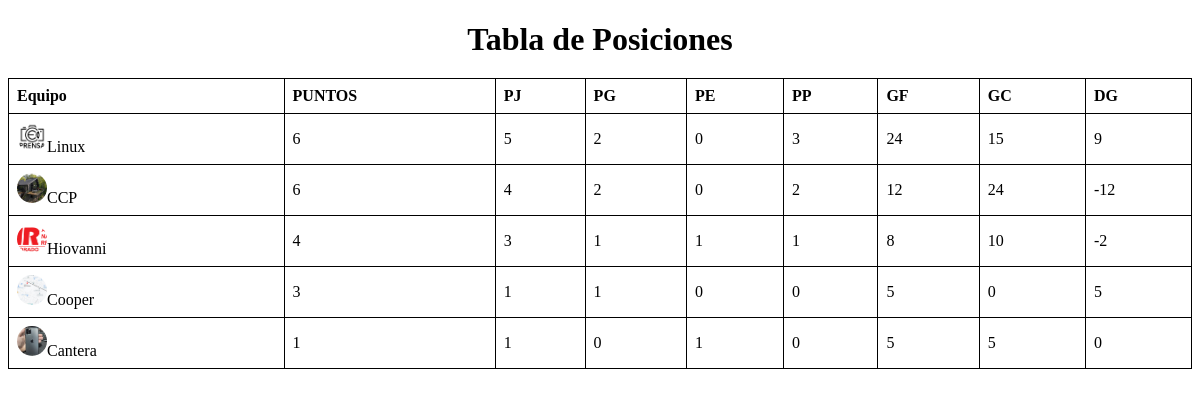
Screenshot of /tabla-posiciones/ with the database file from the repository.
### cping23/models.py (models this page shows, shortened)
class TablaPosiciones(models.Model):
    equipo = models.ForeignKey(Equipo, on_delete=models.CASCADE)
    puntos = models.PositiveIntegerField(default=0)
    partidos_jugados = models.PositiveIntegerField(default=0)
    partidos_ganados = models.PositiveIntegerField(default=0)
    partidos_empatados = models.PositiveIntegerField(default=0)
    partidos_perdidos = models.PositiveIntegerField(default=0)
    goles_favor = models.PositiveIntegerField(default=0)
    goles_contra = models.PositiveIntegerField(default=0)
    diferencia_goles = models.IntegerField(default=0)

class Equipo(models.Model):
    nombre = models.CharField(max_length=100)
    imagen = models.ImageField(blank=True, null=True)

### cping23/views.py (the view)
# urls.py: path('tabla-posiciones/', views.tabla_posiciones, name='tabla_posiciones'),
def tabla_posiciones(request):
    posiciones = TablaPosiciones.objects.order_by('-puntos', '-goles_favor')
    context = {
        'posiciones': posiciones
    }
    return render(request, 'tabla_posiciones.html', context)

### templates/tabla_posiciones.html (shortened to what this page needs)
{% load static %}
<!DOCTYPE html>
<html>
<head>
    <link rel="stylesheet" type="text/css" href="{% static 'css/style.css' %}">
</head>
<body>
    <h1>Tabla de Posiciones</h1>
    <table id="tabla-posiciones">
        <thead>
            <tr>
                <th>Equipo</th>
                <th>PUNTOS</th>
                <th>PJ</th>
                <th>PG</th>
                <th>PE</th>
                <th>PP</th>
                <th>GF</th>
                <th>GC</th>
                <th>DG</th>
            </tr>
        </thead>
        <tbody>
            {% for posicion in posiciones %}
                <tr>
                    <td><img src="{% static "image/" %}{{ posicion.equipo.imagen }}" alt="" class="equipo-img">{{ posicion.equipo.nombre }}</td>
                    <td>{{ posicion.puntos }}</td>
                    <td>{{ posicion.partidos_jugados }}</td>
                    <td>{{ posicion.partidos_ganados }}</td>
                    <td>{{ posicion.partidos_empatados }}</td>
                    <td>{{ posicion.partidos_perdidos }}</td>
                    <td>{{ posicion.goles_favor }}</td>
                    <td>{{ posicion.goles_contra }}</td>
                    <td>{{ posicion.diferencia_goles }}</td>
                </tr>
            {% endfor %}
        </tbody>
    </table>
</body>
</html>

### templates/static/css/style.css (style rules this page uses)
table { width: 100%; border-collapse: collapse; }
th, td { padding: 8px; text-align: left; border-bottom: 1px solid black; border-left: 1px solid black; border-right: 1px solid black; border-top: 1px solid black; }
h1 { text-align: center; margin-bottom: 20px; }
.equipo-img { width: 30px; height: 30px; object-fit: cover; border-radius: 50%; }

### rows the page displays
TablaPosiciones: equipo.imagen (picture), equipo.nombre "Linux", puntos "6", partidos_jugados "5", partidos_ganados "2", partidos_empatados "0", partidos_perdidos "3", goles_favor "24", goles_contra "15", diferencia_goles "9"
TablaPosiciones: equipo.imagen (picture), equipo.nombre "CCP", puntos "6", partidos_jugados "4", partidos_ganados "2", partidos_empatados "0", partidos_perdidos "2", goles_favor "12", goles_contra "24", diferencia_goles "-12"
TablaPosiciones: equipo.imagen (picture), equipo.nombre "Hiovanni", puntos "4", partidos_jugados "3", partidos_ganados "1", partidos_empatados "1", partidos_perdidos "1", goles_favor "8", goles_contra "10", diferencia_goles "-2"
TablaPosiciones: equipo.imagen (picture), equipo.nombre "Cooper", puntos "3", partidos_jugados "1", partidos_ganados "1", partidos_empatados "0", partidos_perdidos "0", goles_favor "5", goles_contra "0", diferencia_goles "5"
TablaPosiciones: equipo.imagen (picture), equipo.nombre "Cantera", puntos "1", partidos_jugados "1", partidos_ganados "0", partidos_empatados "1", partidos_perdidos "0", goles_favor "5", goles_contra "5", diferencia_goles "0"
